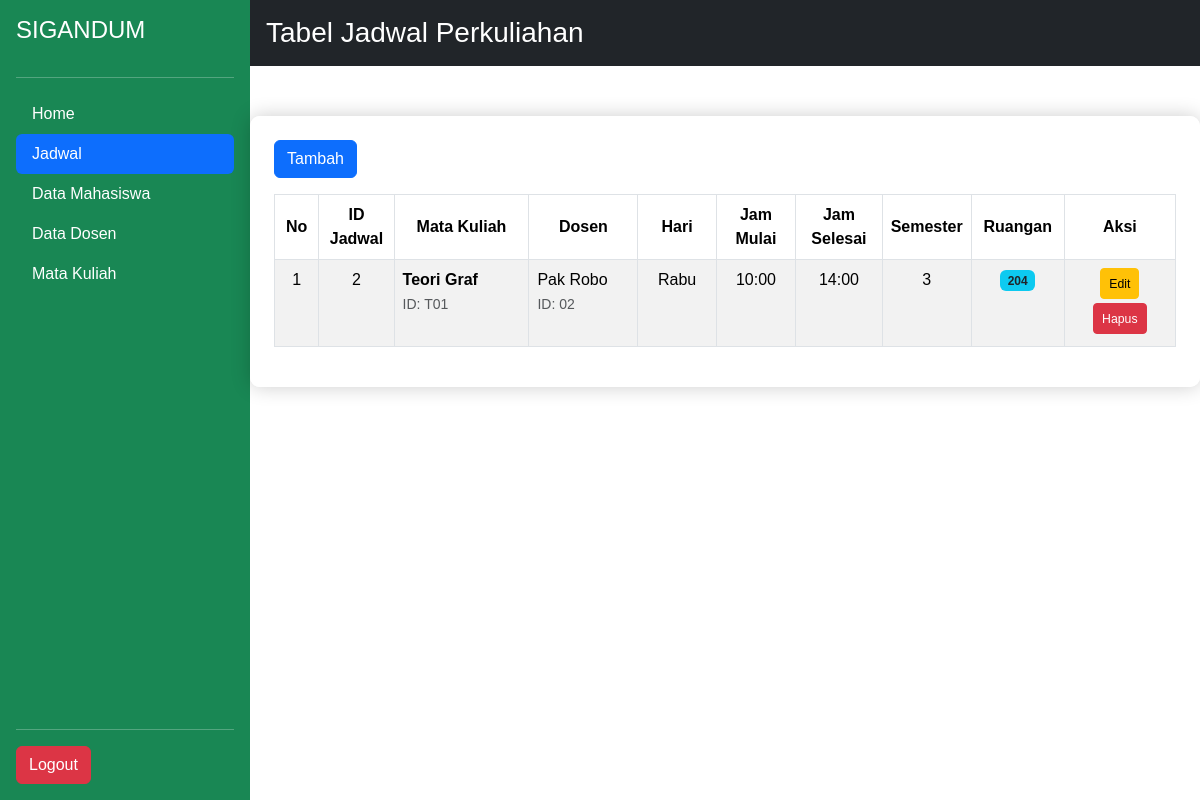
/jadwal.php (signed in), run on an earlier commit of the app's database.
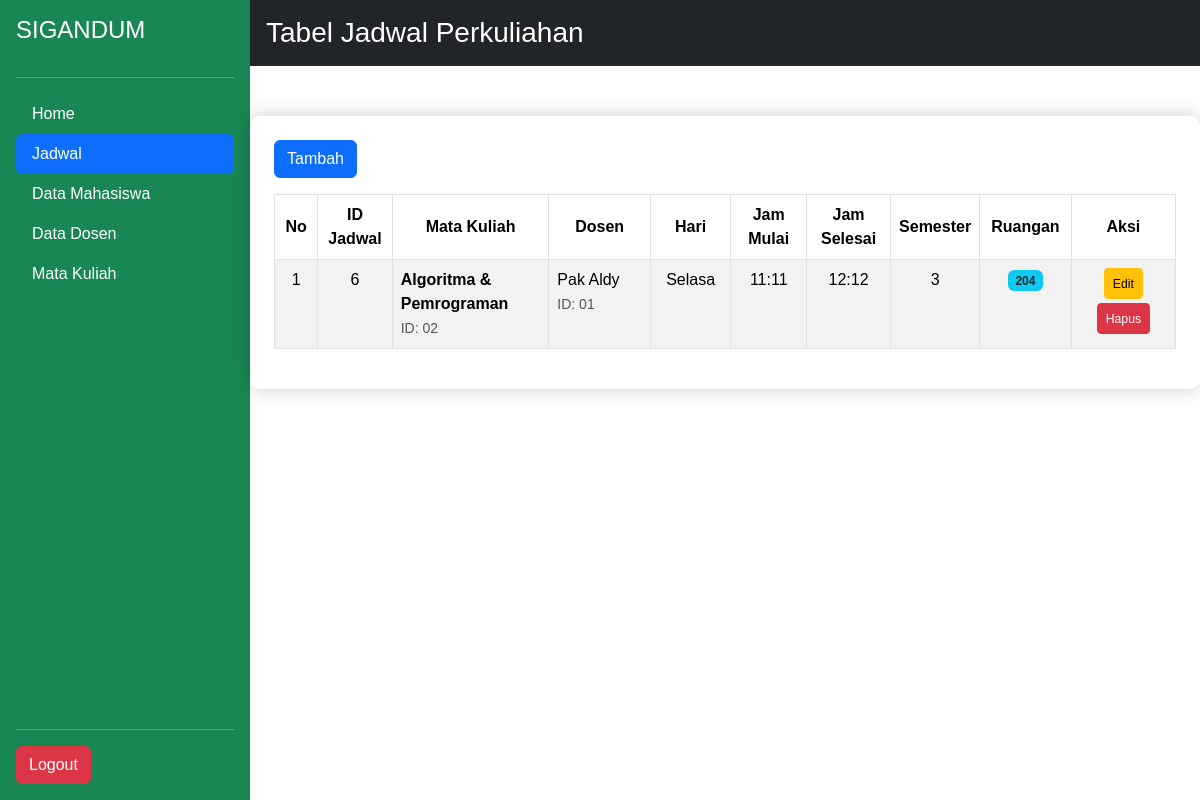
And on a later commit of the database.
### tables this page shows
CREATE TABLE `jadwal` (
  `id_jadwal` int NOT NULL,
  `id_mk` varchar(15) NOT NULL,
  `id_dosen` varchar(15) NOT NULL,
  `hari` varchar(10) NOT NULL,
  `jam_mulai` time NOT NULL,
  `jam_selesai` time NOT NULL,
  `semester` varchar(5) NOT NULL,
  `ruangan` varchar(20) DEFAULT NULL
);

CREATE TABLE `mk` (
  `id_mk` varchar(15) NOT NULL,
  `nama_mk` varchar(50) DEFAULT NULL,
  `sks` int DEFAULT NULL
);

CREATE TABLE `dosen` (
  `id_dosen` varchar(15) NOT NULL,
  `nama_dosen` varchar(50) DEFAULT NULL
);

### jadwal.php (the view, shortened to what this page needs)
<!DOCTYPE html>
<html lang="en">
<head>
    <link href="https://cdn.jsdelivr.net/npm/bootstrap@5.3.3/dist/css/bootstrap.min.css" rel="stylesheet">
    <link rel="stylesheet" href="style.css">
</head>
<body>
    <?php
    include 'koneksi.php';
    ?>
<div class="d-flex">
    <div class="d-flex flex-column flex-shrink-0 p-3 bg-success text-white" style="width: 250px; min-height: 100vh;">
        <h4 class="mb-3">SIGANDUM</h4>
        <hr>
        <ul class="nav nav-pills flex-column mb-auto">
            <li class="nav-item">
                <a href="index.php" class="nav-link text-white">
                    Home
                </a>
            </li>
            <li>
                <a href="jadwal.php" class="nav-link text-white active" aria-current="page">
                    Jadwal
                </a>
            </li>
            <li>
                <a href="tabel.php"class="nav-link text-white">
                    Data Mahasiswa
                </a>
            </li>
            <li>
                <a href="dosen.php" class="nav-link text-white">
                    Data Dosen
                </a>
            </li>
            <li>
                <a href="mk.php" class="nav-link text-white">
                    Mata Kuliah
                </a>
            </li>
        </ul>
        <hr>
        <div>
            <button type="button" class="btn btn-danger" id="logout">Logout</button>
        </div>
    </div>
    <div class="flex-grow-1">
        <header class="bg-dark text-white p-3">
            <h3 class="m-0">Tabel Jadwal Perkuliahan</h3>
        </header>
        <main class="p-4">
             <button type="button" class="btn btn-primary mb-3" data-bs-toggle="modal" data-bs-target="#myModal">
                Tambah
            </button>
        <div class="table-responsive">
            <table class="table table-bordered table-striped">
                <thead>
                    <tr class="text-center align-middle">
                        <th style="width: 50px;">No</th>
                        <th style="width: 80px;">ID Jadwal</th>
                        <th style="width: 200px;">Mata Kuliah</th>
                        <th style="width: 150px;">Dosen</th>
                        <th style="width: 100px;">Hari</th>
                        <th style="width: 100px;">Jam Mulai</th>
                        <th style="width: 100px;">Jam Selesai</th>
                        <th style="width: 80px;">Semester</th>
                        <th style="width: 100px;">Ruangan</th>
                        <th style="width: 150px;">Aksi</th>
                    </tr>
                </thead>
                <tbody>
                    <?php
                    $sql = "SELECT j.*, mk.nama_mk, d.nama_dosen
                            FROM jadwal j
                            LEFT JOIN mk ON j.id_mk = mk.id_mk
                            LEFT JOIN dosen d ON j.id_dosen = d.id_dosen
                            ORDER BY j.id_jadwal ASC";
                    $result = $conn->query($sql);
                    $nomor = 1;
                    if ($result->num_rows > 0) {
                        while($row = $result->fetch_assoc()) {
                            $jam_mulai = substr($row['jam_mulai'], 0, 5);
                            $jam_selesai = substr($row['jam_selesai'], 0, 5);
                            echo "<tr>
                                <td class='text-center'>{$nomor}</td>
                                <td class='text-center'>{$row['id_jadwal']}</td>
                                <td>
                                    <strong>{$row['nama_mk']}</strong><br>
                                    <small class='text-muted'>ID: {$row['id_mk']}</small>
                                </td>
                                <td>
                                    {$row['nama_dosen']}<br>
                                    <small class='text-muted'>ID: {$row['id_dosen']}</small>
                                </td>
                                <td class='text-center'>{$row['hari']}</td>
                                <td class='text-center'>{$jam_mulai}</td>
                                <td class='text-center'>{$jam_selesai}</td>
                                <td class='text-center'>{$row['semester']}</td>
                                <td class='text-center'>
                                    <span class='badge bg-info text-dark'>{$row['ruangan']}</span>
                                </td>
                                <td class='text-center'>
                                    <a href='db/edit.php?id_jadwal={$row['id_jadwal']}' class='btn btn-warning btn-sm mb-1'>
                                        <small>Edit</small>
                                    </a>
                                    <a href='db/hapus.php?id_jadwal={$row['id_jadwal']}' class='btn btn-danger btn-sm mb-1' onclick='return confirm(\"Yakin ingin menghapus jadwal ini?\")'>
                                        <small>Hapus</small>
                                    </a>
                                </td>
                            </tr>";
                            $nomor++;
                        }
                    } else {
                        echo "<tr><td colspan='10' class='text-center text-muted'>Belum ada data jadwal</td></tr>";
                    }
                    ?>
                </tbody>
            </table>
        </div>
        </main>
    </div>
</div>
</body>
</html>

### style.css (style rules this page uses)
body { font-family: Arial, sans-serif; background: url('background.jpg') no-repeat center center fixed; background-size: cover; margin: 0; padding: 0; }
main { background-color: rgba(255, 255, 255, 0.95); padding: 30px; margin: 50px auto; max-width: 9000px; border-radius: 10px; box-shadow: 0 0 20px rgba(0, 0, 0, 0.2); }

What changed in the data, as far as the page shows it:
removed jadwal: id_jadwal "2", id_mk.nama_mk "Teori Graf", id_mk "T01", id_dosen.nama_dosen "Pak Robo", id_dosen "02", hari "Rabu", jam_mulai "10:00", jam_selesai "14:00", semester "3", ruangan "204"
added jadwal: id_jadwal "6", id_mk.nama_mk "Algoritma & Pemrograman", id_mk "02", id_dosen.nama_dosen "Pak Aldy", id_dosen "01", hari "Selasa", jam_mulai "11:11", jam_selesai "12:12", semester "3", ruangan "204"
